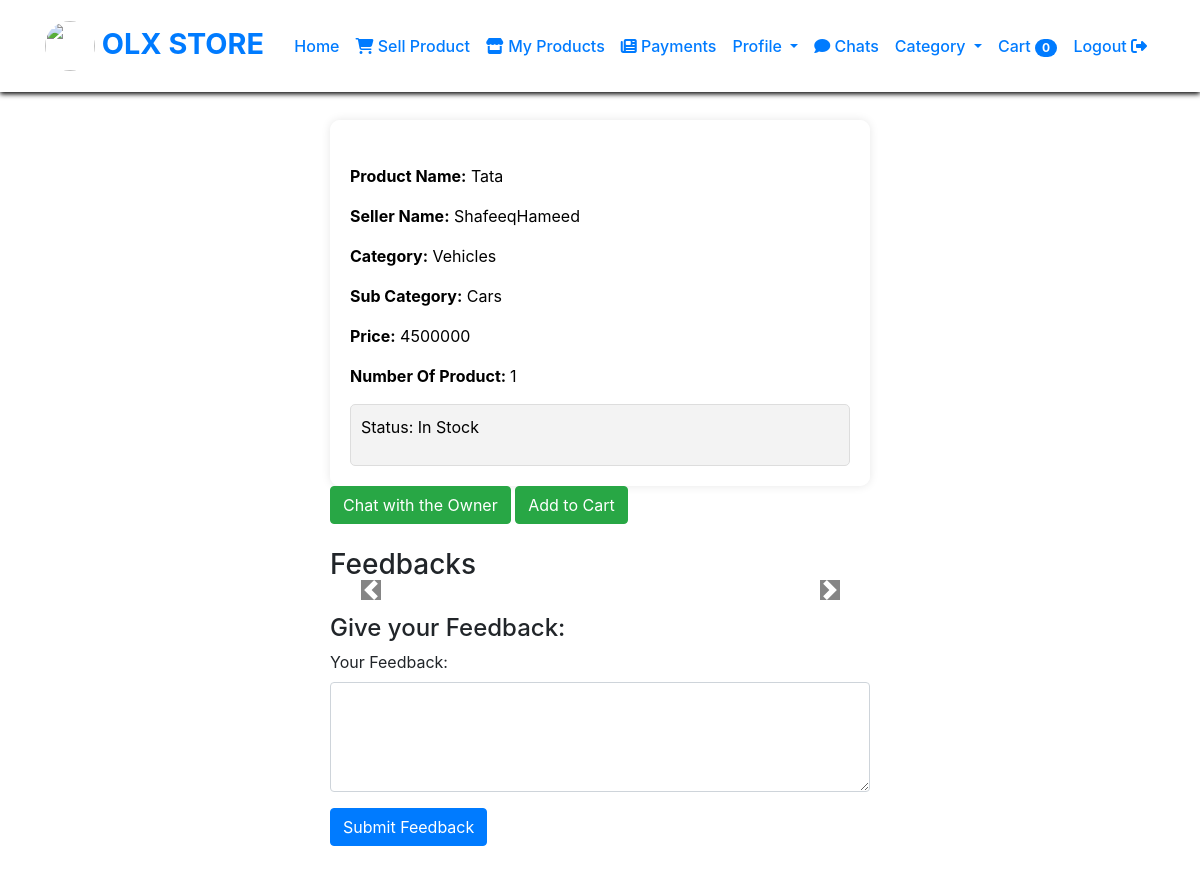
Screenshot of /Productcard/2 (signed in) with the database file from the repository.
### olx_management_app/models.py (models this page shows, shortened)
class Addproduct(models.Model):
    user = models.ForeignKey(User, on_delete=models.CASCADE, null=True)
    add=models.ForeignKey(Category,on_delete=models.CASCADE,null=True)
    subcategory = models.ForeignKey(SubCategory,on_delete=models.CASCADE,null=True)
    Product_name=models.CharField(max_length=255)
    description=models.CharField(max_length=255)
    year=models.IntegerField(null=True)
    qty=models.PositiveIntegerField(null=True, blank=True)
    price=models.IntegerField(null=True)
    image=models.ImageField(upload_to="images/",null=True)
    is_approved = models.BooleanField(default=False)

class Category(models.Model):
    cat_name=models.CharField(max_length=255)

class SubCategory(models.Model):
    sub_cat_name = models.CharField(max_length=255)
    cat_name = models.ForeignKey(Category, on_delete=models.CASCADE)

### olx_management_app/views.py (the view)
# urls.py: path('Productcard/<int:pk>', views.Productcard, name='Productcard'),
@login_required(login_url='index')
def Productcard(request, pk):
    bk = Addproduct.objects.get(id=pk)
    ca = Category.objects.all()
    current_user = request.user
    try:
        product = Addproduct.objects.get(id=pk)
        product_feedback = Feedback.objects.filter(product=product)
    except Addproduct.DoesNotExist:
        product = None
        product_feedback = None
    user_chat_messages = ChatMessage.objects.filter(Product=bk, created_by=current_user).order_by('-id')
    cart_items = Cart.objects.filter(user=request.user).select_related('Product')
    example_category_dict = {}
    categories = Category.objects.all()
    for category in categories:
        subcategories = SubCategory.objects.filter(cat_name=category)
        subcategory_list = [sub.sub_cat_name for sub in subcategories]
        example_category_dict[category.cat_name] = subcategory_list
    return render(request, 'Productcard.html', {'bk': bk, "cart_items":cart_items, 'user_chat_messages': user_chat_messages, 'ca':ca, 'product': product,
        'product_feedback': product_feedback,"example_category_dict":example_category_dict})

### templates/Productcard.html (shortened to what this page needs)
{% load static %}
<!DOCTYPE html>
<html lang="en">
<head>
    <link rel="stylesheet" href="https://cdn.jsdelivr.net/npm/bootstrap@4.6.2/dist/css/bootstrap.min.css">
    <link rel="stylesheet" href="https://cdnjs.cloudflare.com/ajax/libs/font-awesome/6.4.2/css/all.min.css"
/>
</head>
<body>
<nav class="navbar navbar-expand-lg">
    <div class="container">
        <a class="navbar-brand" href="#"><img src="{% static 'images/giphy.gif' %}" height="50px" width="50px"
                                              class="rounded-circle"> OLX STORE</a>
        <div class="collapse navbar-collapse" id="navbarNav">
            <ul class="navbar-nav ml-auto">
                <li class="nav-item active">
                    <a class="nav-link" href="#">Home</a>
                </li>
                <li class="nav-item active">
                    <a class="nav-link" href="{% url 'UserAddproducts' %}"> <i class="fa-solid fa-cart-shopping"></i>
                        Sell Product </a>
                </li>
                <li class="nav-item active">
                    <a class="nav-link" href="{% url 'show_user_products' %}"> <i class="fa-solid fa-store"></i>
                        My Products </a>
                </li>
                <li class="nav-item active">
                    <a class="nav-link" href="{% url 'show_user_payment_history' %}"> <i
                            class="fa-solid fa-newspaper"></i>
                        Payments </a>
                </li>
                <li class="nav-item dropdown">
                    <a class="nav-link dropdown-toggle" href="#" id="facilitiesDropdown" role="button"
                       data-toggle="dropdown" aria-haspopup="true" aria-expanded="false">
                        Profile
                    </a>
                </li>
                <li class="nav-item active">
                    <a class="nav-link" href="{% url 'show_requestedProduct' %}"> <i class="fas fa-comment"></i>
                        Chats </a>
                </li>
               <li class="nav-item dropdown">
                    <a class="nav-link dropdown-toggle" href="#" data-toggle="dropdown"> Category </a>
                </li>
                <li class="nav-item">
                    <a class="nav-link" href="{% url 'cart' %}">
                        Cart <span class="badge badge-pill badge-primary">{{ cart_items|length }}</span>
                    </a>
                </li>
                <li class="nav-item active">
                    <a class="nav-link" href="{% url 'logout1' %}">Logout <i class="fa-solid fa-right-from-bracket"></i></a>
                </li>
            </ul>
        </div>
    </div>
</nav>
<div class="container">
    <div class="row">
        <div class="col-md-6 mx-auto " style="margin-top: 100px;">
            <div class="custom-card">
                <div class="text-center">
                </div>
                <p><strong>Product Name:</strong> {{bk.Product_name}}</p>
                <p><strong>Seller Name:</strong> {{bk.user.username}}</p>
                <p><strong>Category:</strong> {{bk.add.cat_name}}</p>
                <p><strong>Sub Category:</strong> {{bk.subcategory.sub_cat_name}}</p>
                <p><strong>Price:</strong> {{bk.price}}</p>
                <p><strong>Number Of Product: </strong> {{bk.qty}}</p>
                {% if bk.qty > 0 %}
                <div class="status-box">
                    <p>Status: In Stock</p>
                </div>
                {% else %}
                <div class="status-box">
                    <p>Status: Out of Stock</p>
                </div>
                {% endif %}
            </div>
            <a href="{% url 'chat_with_user' bk.user.id %}"><button class="btn btn-success">Chat with the Owner</button></a>
            <a href="{% url 'cart_details' bk.id %}"><button class="btn btn-success">Add to Cart</button></a>
            <div class="mt-4">
                <h3>Feedbacks</h3>
                <div id="feedbackCarousel" class="carousel slide" data-ride="carousel">
                    <a class="carousel-control-prev" href="#feedbackCarousel" role="button" data-slide="prev">
                        <span class="carousel-control-prev-icon" aria-hidden="true" style="background-color: #0d0d0d;"></span>
                    </a>
                    <a class="carousel-control-next" href="#feedbackCarousel" role="button" data-slide="next">
                        <span class="carousel-control-next-icon" aria-hidden="true" style="background-color: #0d0d0d"></span>
                    </a>
                </div>
            </div>
            <div class="mt-4">
                <h4>Give your Feedback:</h4>
                <form method="post" action="{% url 'submit_feedback' %}">
                    <div class="form-group">
                        <label for="feedback">Your Feedback:</label>
                        <textarea class="form-control" rows="4" id="feedback" name="feedback" required></textarea>
                    </div>
                    <button type="submit" class="btn btn-primary">Submit Feedback</button>
                </form>
            </div>
        </div>
    </div>
</div>
</body>
</body>
</html>

### rows the page displays
Addproduct: Product_name "Tata", user.username "ShafeeqHameed", add.cat_name "Vehicles", subcategory.sub_cat_name "Cars", price "4500000", qty "1"

### other values shown
{{ cart_items|length }} "0"
